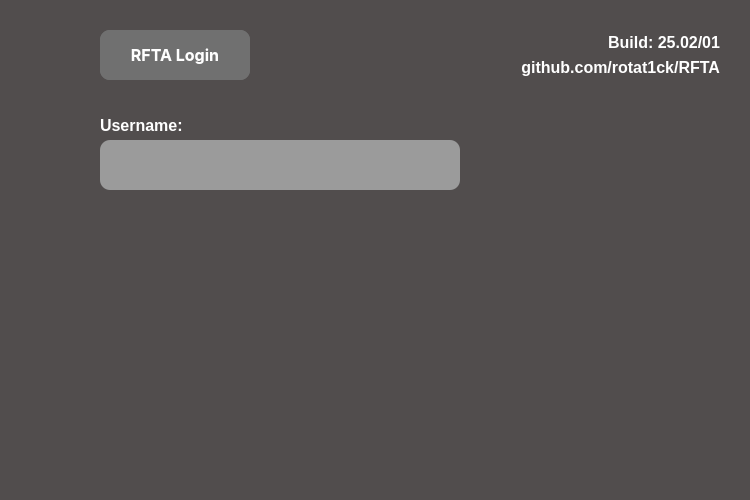
<?xml version="1.0" encoding="UTF-8"?>
<ui version="4.0">
 <class>MainWindow</class>
 <widget class="QMainWindow" name="MainWindow">
  <property name="geometry">
   <rect>
    <x>0</x>
    <y>0</y>
    <width>750</width>
    <height>500</height>
   </rect>
  </property>
  <property name="windowTitle">
   <string>MainWindow</string>
  </property>
  <property name="styleSheet">
   <string notr="true"/>
  </property>
  <widget class="QWidget" name="centralwidget">
   <property name="styleSheet">
    <string notr="true">background: #514D4D;
</string>
   </property>
   <widget class="QWidget" name="RFTALoginWidget" native="true">
    <property name="geometry">
     <rect>
      <x>100</x>
      <y>30</y>
      <width>150</width>
      <height>50</height>
     </rect>
    </property>
    <property name="styleSheet">
     <string notr="true">background: #707070;
border-radius: 10px;
</string>
    </property>
    <widget class="QLabel" name="RFTALoginLabel">
     <property name="geometry">
      <rect>
       <x>0</x>
       <y>0</y>
       <width>150</width>
       <height>50</height>
      </rect>
     </property>
     <property name="font">
      <font>
       <family>Inter</family>
       <pointsize>-1</pointsize>
       <italic>false</italic>
       <fontweight>DemiBold</fontweight>
      </font>
     </property>
     <property name="styleSheet">
      <string notr="true">font-family: 'Inter';
font-style: normal;
font-weight: 600;
font-size: 16px;


color: #FFFFFF;

</string>
     </property>
     <property name="text">
      <string>&lt;html&gt;&lt;head/&gt;&lt;body&gt;&lt;p align=&quot;center&quot;&gt;&lt;span style=&quot; font-size:12pt;&quot;&gt;RFTA Login&lt;/span&gt;&lt;/p&gt;&lt;/body&gt;&lt;/html&gt;</string>
     </property>
    </widget>
   </widget>
   <widget class="QWidget" name="LoginButtonWidget" native="true">
    <property name="geometry">
     <rect>
      <x>100</x>
      <y>110</y>
      <width>360</width>
      <height>80</height>
     </rect>
    </property>
    <property name="styleSheet">
     <string notr="true">font-family: 'Inter';
font-style: normal;
font-weight: 600;
font-size: 16px;
line-height: 19px;


color: #FFFFFF;

</string>
    </property>
    <widget class="QLabel" name="UsernameLabel">
     <property name="geometry">
      <rect>
       <x>0</x>
       <y>0</y>
       <width>90</width>
       <height>30</height>
      </rect>
     </property>
     <property name="styleSheet">
      <string notr="true">font-style: normal;
font-weight: 600;
font-size: 16px;
line-height: 19px;

color: #FFFFFF;

</string>
     </property>
     <property name="text">
      <string>Username:</string>
     </property>
    </widget>
    <widget class="QLineEdit" name="UsernameInput">
     <property name="geometry">
      <rect>
       <x>0</x>
       <y>30</y>
       <width>360</width>
       <height>50</height>
      </rect>
     </property>
     <property name="styleSheet">
      <string notr="true">background: #9B9B9B;
border-radius: 10px;
font-style: normal;
font-weight: 600;
font-size: 16px;
line-height: 19px;

color: #323232;</string>
     </property>
    </widget>
   </widget>
   <widget class="QWidget" name="BuildInfoWidget" native="true">
    <property name="enabled">
     <bool>true</bool>
    </property>
    <property name="geometry">
     <rect>
      <x>510</x>
      <y>30</y>
      <width>210</width>
      <height>50</height>
     </rect>
    </property>
    <property name="styleSheet">
     <string notr="true">font-family: 'Inter';
font-style: normal;
font-weight: 600;
font-size: 16px;
line-height: 19px;
text-align: right;

color: #FFFFFF;

opacity: 0.5;
</string>
    </property>
    <widget class="QLabel" name="BuildInfo">
     <property name="enabled">
      <bool>true</bool>
     </property>
     <property name="geometry">
      <rect>
       <x>60</x>
       <y>0</y>
       <width>150</width>
       <height>25</height>
      </rect>
     </property>
     <property name="text">
      <string>&lt;html&gt;&lt;head/&gt;&lt;body&gt;&lt;p align=&quot;right&quot;&gt;&lt;span style=&quot; font-size:12pt;&quot;&gt;Build: 25.02/01&lt;/span&gt;&lt;/p&gt;&lt;/body&gt;&lt;/html&gt;</string>
     </property>
     <property name="alignment">
      <set>Qt::AlignmentFlag::AlignRight|Qt::AlignmentFlag::AlignTrailing|Qt::AlignmentFlag::AlignVCenter</set>
     </property>
    </widget>
    <widget class="QLabel" name="RepoInfo">
     <property name="geometry">
      <rect>
       <x>0</x>
       <y>25</y>
       <width>210</width>
       <height>25</height>
      </rect>
     </property>
     <property name="text">
      <string>&lt;html&gt;&lt;head/&gt;&lt;body&gt;&lt;p align=&quot;right&quot;&gt;&lt;span style=&quot; font-size:12pt;&quot;&gt;github.com/rotat1ck/RFTA&lt;/span&gt;&lt;/p&gt;&lt;/body&gt;&lt;/html&gt;</string>
     </property>
     <property name="scaledContents">
      <bool>false</bool>
     </property>
     <property name="alignment">
      <set>Qt::AlignmentFlag::AlignRight|Qt::AlignmentFlag::AlignTrailing|Qt::AlignmentFlag::AlignVCenter</set>
     </property>
     <property name="wordWrap">
      <bool>false</bool>
     </property>
    </widget>
   </widget>
  </widget>
 </widget>
 <resources/>
 <connections/>
</ui>
